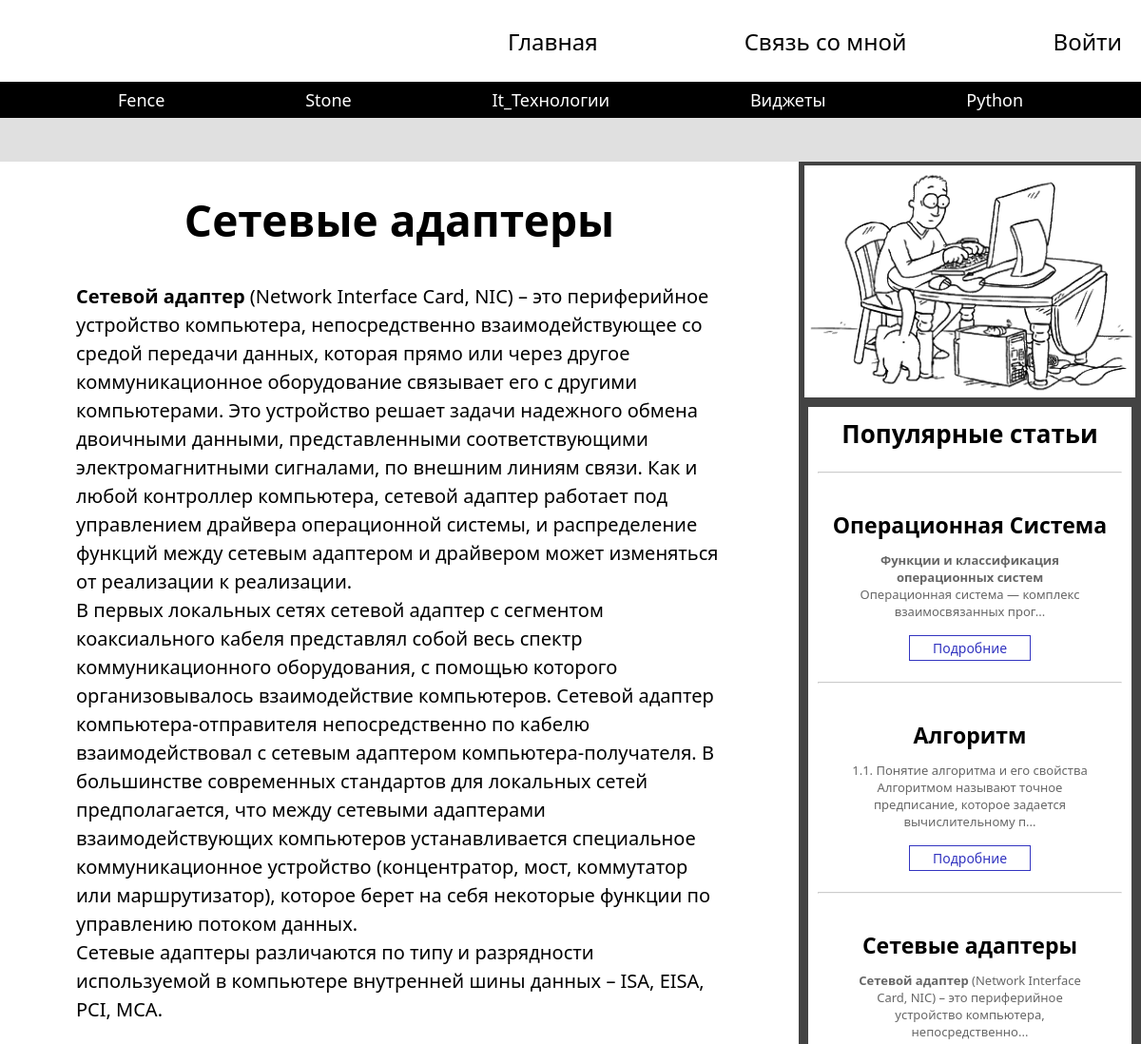
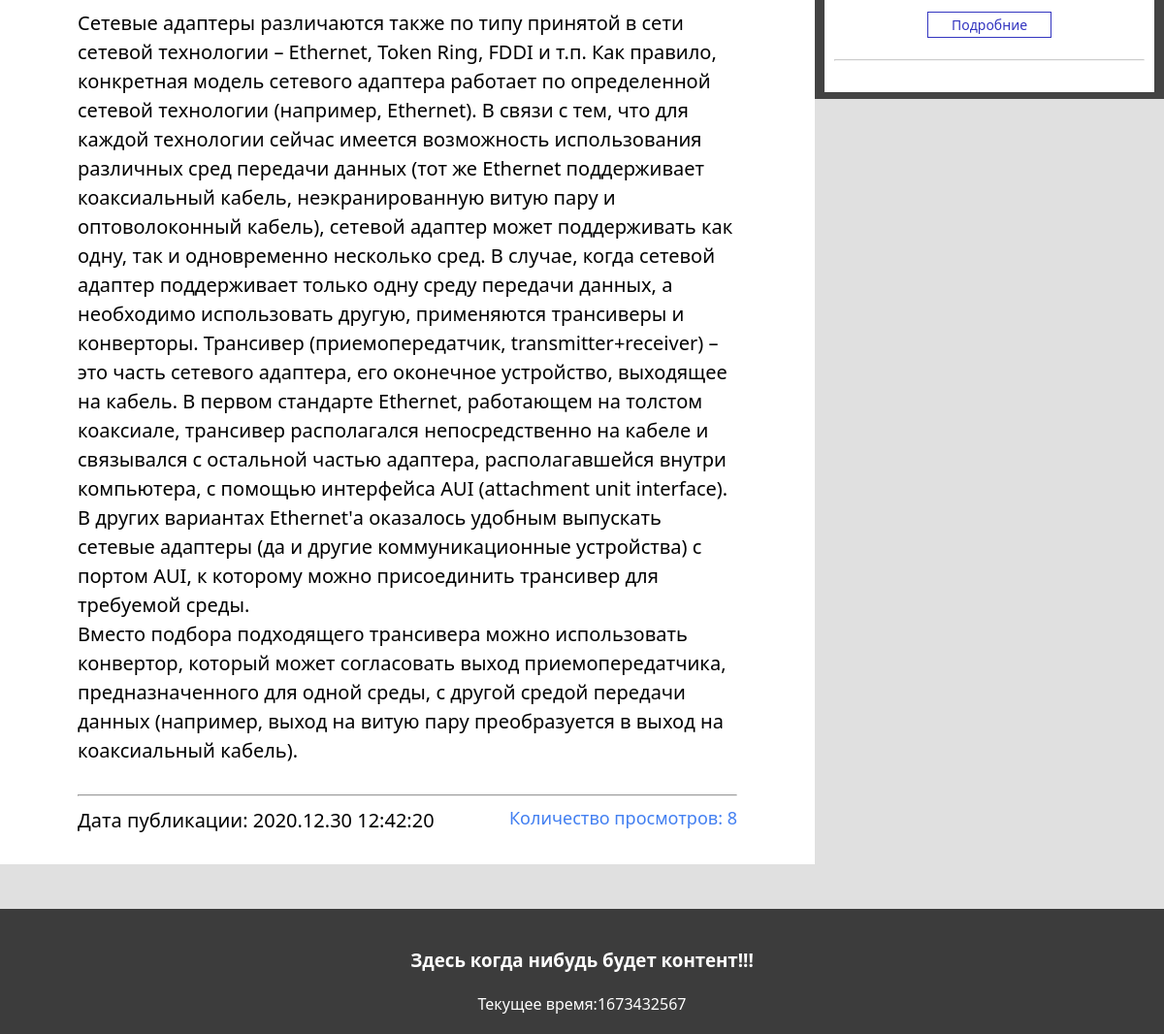
Screenshot of /articles.php?id=4 with the database file from the repository (2 pictures, top to bottom).
### tables this page shows
CREATE TABLE `articles_cat` (
  `id` int(11) UNSIGNED NOT NULL,
  `title` varchar(100) NOT NULL
);

CREATE TABLE `articles` (
  `id` int(11) UNSIGNED NOT NULL,
  `title` varchar(100) NOT NULL,
  `image` varchar(255) DEFAULT NULL,
  `text` text NOT NULL,
  `categorie_1` int(11) DEFAULT NULL,
  `pubdate` int(11) NOT NULL,
  `views` int(11) NOT NULL
);

### includ/db.php (called while the page is built, shortened)
<?php
    require "config.php";
    $mysqli = new mysqli(
        $config['db']['server'],
        $config['db']['username'],
        $config['db']['password'],
        $config['db']['name']
);
$articles_id = $_GET['id'];
    $categories = mysqli_query($mysqli,"SELECT * FROM `articles_cat`");
    $articles_c = mysqli_query($mysqli,"SELECT * FROM `articles` WHERE `id` = $articles_id");
    $articles_side = mysqli_query($mysqli,"SELECT * FROM `articles` ORDER BY `views` DESC LIMIT 3");
?>

### articles.php (the view)
<?php require "blocks/header.php";
$art = mysqli_fetch_assoc($articles_c);
mysqli_query($mysqli,"UPDATE `articles` SET `views` = `views`+1 WHERE `id`=$articles_id");?>
    <main>
        <section class="news wrepper articles_c">
            <h1><? echo $art['title'];?></h1>
            <p class="text_art"><? echo $art['text'];?></p>
            <hr>
            <div class="art_date">
              <p>Дата публикации: <? echo date("Y.m.d H:i:s",$art['pubdate']);?></p>   <span>Количество просмотров: <?  echo $art['views'];?></span>
            </div>
            </section>
            <?php require "blocks/side.php";?>
    </main>
<?php require "blocks/footer.php";?>

### blocks/header.php (shortened to what this page needs)
<?php require "includ/db.php"; ?>
<!DOCTYPE html>
<html lang="ru">
<head>
    <link rel="stylesheet" href="./css/style.css">
</head>
<body>
    <header>
        <nav>
            <label for="checkboxMenu">
                <ul class="menu touch">
                    <li class="logo"></li>
                    <li><a href="/">Главная</a></li>
                    <li><a href="about.php">Связь со мной</a></li>
                    <?php if ($_COOKIE['user'] == ''): ?>
                    <li><a href="login.php">Войти</a></li>
                    <?php else: ?>
                    <li><a href="../form/exit.php">Выйти из
                            <?php echo $_COOKIE['user']; ?>
                        </a></li>
                    <?php endif; ?>
                </ul>
            </label>
        </nav>
        <div class="bot-header">
            <div class="header-container">
                <?php while ($cats = mysqli_fetch_assoc($categories)) { ?>
                <a href="../categorie.php?id=<?php echo $cats['id'] ?>" class="categories">
                    <?php echo $cats['title']; ?>
                </a>
                <?php } ?>
            </div>
        </div>
    </header>

### blocks/side.php
<aside>
            <div class="side">
            <div class="video-side">
                 <img src="./img/videoplayback.gif" width="348px"></img>
           </div>
           <div class="container-side">
                <h2>Популярные статьи</h2>
                <hr>
                <div class="views">
                    <?php
                    while($art = mysqli_fetch_assoc( $articles_side)){?>
                        <div class="view">
                            <h3><?php echo $art['title'];?></h3>
                            <p><?php echo mb_substr($art['text'],0,120,'utf-8').'...';?></p>
                            <a href="../articles.php?id=<?php echo $art['id']?>">Подробние</a>
                            <hr>
                        </div>
                        <?php };?>
                </div>
        </div>
    </div>
        </aside>

### css/style.css (style rules this page uses)
* { margin: 0; padding: 0; font-family: 'Segoe UI', Tahoma, Geneva, Verdana, sans-serif; }
body,html { overflow-x: hidden; background-color: rgb(224, 224, 224); }
header { background-color: #fff; }
nav { max-width: 1400px; width: 100%; margin: 0 auto; }
.menu { height: 86px; display: flex; justify-content: space-between; align-items: center; }
.menu li { list-style: none; padding: 10px 20px; }
.menu li a { text-decoration: none; color: #000; font-size: 24px; }
.logo { font-weight: bold; }
.logo:first-child { margin-right: 44%; }
.bot-header { background-color: #000; width: 100%; }
.header-container { height: 38px; max-width: 1100px; margin: 0 auto; align-items: center; display: flex; justify-content: space-around; align-items: center; }
.bot-header a { text-decoration: none; color: white; font-size: 18px; }
main { display: flex; justify-content: space-around; min-height: 74.7vh; }
.side { width: 360px; background: rgba(0, 0, 0, 0.701); margin: 46px 0; border-bottom: 2px solid rgba(0, 0, 0, 0); }
.video-side { width: 360px; min-height: 170px; }
.video-side img { padding-left: 6px; padding-top: 4px; }
aside h2 { color: black; text-align: center; font-size: 26px; }
aside hr { margin: 22px 0; opacity: 0.5; }
.container-side { background-color: #fff; padding: 10px; width: 320px; margin: 5px auto; }
.view h3 { text-align: center; font-size: 23px; padding-top: 16px; }
.view p { text-align: center; font-size: 13px; color: rgba(0, 0, 0, 0.601); padding: 12px 26px; }
.view a { text-decoration: none; color: #3335c0; padding: 3px 2px; border: 1px solid #3335c0; display: block; text-align: center; margin: 4px 30%; font-size: 14px; }
.news { padding: 46px 0; background-color: #ffffff; }
.wrepper { max-width: 1100px; width: 100%; margin: 0 auto; }
.articles_c { background-color: white; padding: 30px 80px; margin: 46px auto; }
.articles_c h1 { font-size: 46px; text-align: center; margin-bottom: 35px; }
.articles_c p { font-size: 20px; line-height: 1.5; }
.text_art { min-height: 80vh; }
.articles_c hr { margin: 30px 0 10px 0; }
.art_date { display: flex; justify-content: space-between; width: 100%; font-size: 18px; }
.art_date span { color: rgb(66, 127, 241); }
@media screen and (max-width:1200px) { .logo:first-child { margin-right: 30%; } }

### rows the page displays
articles_cat: title "Fence"
articles_cat: title "Stone"
articles_cat: title "It_Технологии"
articles_cat: title "Виджеты"
articles_cat: title "Python"
articles: title "Сетевые адаптеры", text "Сетевой адаптер (Network Interface Card, NIC) – это периферийное устройство компьютера, непосредственно взаимодействующее со средой передачи данных, которая прямо или через другое коммуникационное оборудование связывает его с другими компьютерами. Это устройство решает задачи надежного обмена двоичными данными, представленными соответствующими электромагнитными сигналами, по внешним линиям связи. Как и любой контроллер компьютера, сетевой адаптер работает под управлением драйвера операционной системы, и распределение функций между сетевым адаптером и драйвером может изменяться от реализации к реализации. В первых локальных сетях сетевой адаптер с сегментом коаксиального кабеля представлял…", pubdate "2020.12.30 12:42:20", views "8", text "Сетевой адаптер (Network Interface Card, NIC) – это периферийное устройство компьютера, непосредственно"
articles: title "Операционная Система", text "Функции и классификация операционных систем Операционная система — комплекс взаимосвязанных прог"
articles: title "Алгоритм", text "1.1. Понятие алгоритма и его свойства Алгоритмом называют точное предписание, которое задается вычислительному п"
